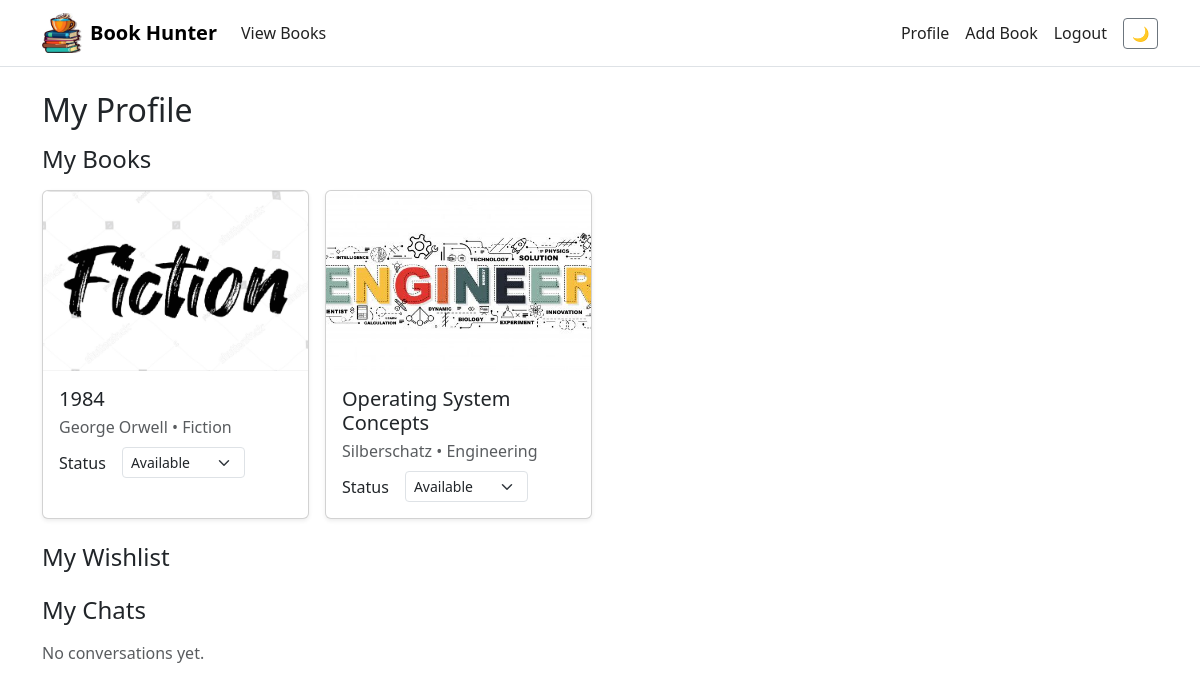
The page /profile (signed in) on the database its author committed.
### app.py (models this page shows)
class Book(db.Model):
    id = db.Column(db.Integer, primary_key=True)
    owner_id = db.Column(db.Integer, db.ForeignKey('user.id'), nullable=False)
    title = db.Column(db.String(200), nullable=False)
    author = db.Column(db.String(200))
    type = db.Column(db.String(50), default='Other')
    image_url = db.Column(db.String(500))
    available = db.Column(db.Boolean, default=True)
    due_at = db.Column(db.DateTime, nullable=True)
    contact_email = db.Column(db.String(200))
    contact_phone = db.Column(db.String(50))
    created_at = db.Column(db.DateTime, default=datetime.utcnow)
    owner = db.relationship('User', backref='books')

### app.py (the view, shortened to what this page needs)
@app.route('/profile')
@login_required
def profile():
    my_books = Book.query.filter_by(owner_id=current_user.id).order_by(Book.created_at.desc()).all()
    wishlist = Wishlist.query.filter_by(user_id=current_user.id).order_by(Wishlist.created_at.desc()).all()
    msgs = Message.query.filter(
        (Message.sender_id == current_user.id) | (Message.receiver_id == current_user.id)
    ).order_by(Message.created_at.desc()).all()
    last_by_partner = {}
    for m in msgs:
        partner_id = m.receiver_id if m.sender_id == current_user.id else m.sender_id
        if partner_id not in last_by_partner:
            last_by_partner[partner_id] = m
    partners = []
    partners.sort(key=lambda x: x['last_time'], reverse=True)
    return render_template('profile.html', my_books=my_books, wishlist=wishlist, partners=partners)

### app.py (called while the page is built)
@login_manager.user_loader
def load_user(user_id):
    return User.query.get(int(user_id))

### templates/profile.html (shortened to what this page needs)
{% extends 'base.html' %}
{% block content %}
<h2 class="mb-3">My Profile</h2>
<section class="mb-4">
  <h4 class="mb-3">My Books</h4>
  <div class="row g-3">
    {% for b in my_books %}
    <div class="col-12 col-sm-6 col-md-4 col-lg-3">
      <div class="card h-100 shadow-sm">
        <img src="{{ b.image_url }}" class="card-img-top" alt="{{ b.title }}">
        <div class="card-body">
          <h5 class="card-title mb-1">{{ b.title }}</h5>
          <p class="text-muted mb-2">{{ b.author }} • {{ b.type }}</p>
          <form method="post" action="{{ url_for('update_status', book_id=b.id) }}" class="d-flex gap-2 align-items-center">
            <label class="form-label me-2 mb-0">Status</label>
            <select name="status" class="form-select form-select-sm w-auto" onchange="this.form.submit()">
              <option value="available" {{ 'selected' if b.available else '' }}>Available</option>
            </select>
          </form>
        </div>
      </div>
    </div>
    {% endfor %}
  </div>
</section>
<section class="mb-4">
  <h4 class="mb-3">My Wishlist</h4>
</section>
<section>
  <h4 class="mb-3">My Chats</h4>
  {% if partners|length == 0 %}
    <p class="text-muted">No conversations yet.</p>
  {% endif %}
</section>
{% endblock %}

### templates/base.html (style rules this page uses)
.card-img-top { width: 100%; height: 180px; object-fit: cover; object-position: center; border-top-left-radius: .5rem; border-top-right-radius: .5rem; }

### rows shown on the page
Book: image_url (picture), title "1984", author "George Orwell", type "Fiction"
Book: image_url (picture), title "Operating System Concepts", author "Silberschatz", type "Engineering"
